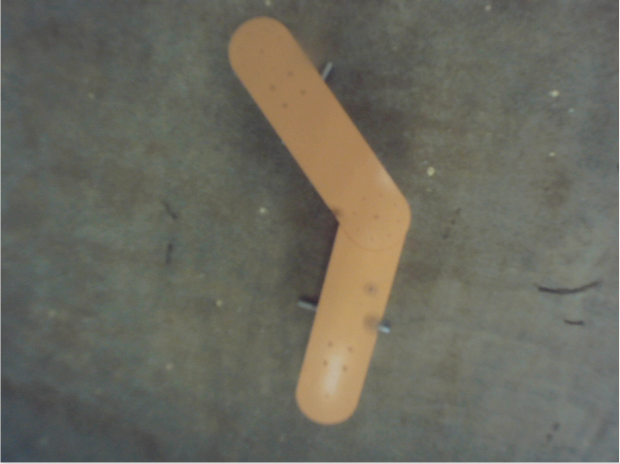
#> input picture test/data/path_bendy_full.png, 1239 x 927 px (shown at 1/2 size)
$ python test1.py   (older library calls are emulated)
#> lines starting #> are read from the running program, lines starting #| are printed output that depends on the picture; after the words box and inside, x2 and y2 are one past the last pixel; in counts of white or black regions, pixels touching at a corner belong together
### test/feature_detection.py
#!/usr/bin/env python

import numpy as np
import math
from collections import defaultdict
import cv2
import copy
from timeit import default_timer as timer

import icp
"""@package feature_detection
Object detection module using various feature detection algorithms.

Methods in this module use various pre-processing, processing, and filtering algorithms
to be able to detect more abstractly shaped objects e.g. gates, poles, sticks, etc.,
that may be difficult to detect using neural network based object detection methods.

By BenG @ Vortex NTNU, 2022
"""


class ImageFeatureProcessing(object):
    """Methods for processing of (matrix-like) image data.
    The methods here serve a variety of purposes such as colour filtering, binary data processing, and contour extraction.
    Needs instantiation with a (matrix) shape of the image that going to be manipulated.

    Params:
        image_shape (array-like [3]): Shape of the relevant image - height, width, channels.

    Attributes:
        image_shape (array-like [3]): Same as in the parameters. Is passed down to sub-classes.

    Methods:
        hsv_processor:              Takes a raw image and applies Hue-Saturation-Value filtering
        noise_removal_processor:    Applies various noise removal and morphism algorithms.
        contour_filtering:          Filters contours according to contour hierarchy and area.
        contour_processing:         Finds contours in a pre-processed image and filters them.
    """

    def __init__(self, image_shape, *args, **kwargs):
        self.image_shape = image_shape

        super(ImageFeatureProcessing, self).__init__(*args, **kwargs)

    def hsv_processor(
        self,
        original_image,
        hsv_hue_min,
        hsv_hue_max,
        hsv_sat_min,
        hsv_sat_max,
        hsv_val_min,
        hsv_val_max,
    ):
        """Takes a raw image and applies Hue-Saturation-Value filtering.

        Params:
            original_image      (cv2::Mat)  : An image with BGRA channels.
            hsv_hue_min         (uint8)     : Lower bound for hue filtering. Range: 0-179.
            hsv_hue_max         (uint8)     : Upper bound for hue filtering. Range: 0-179.
            hsv_sat_min         (uint8)     : Lower bound for saturation filtering. Range: 0-255.
            hsv_sat_max         (uint8)     : Upper bound for saturation filtering. Range: 0-255.
            hsv_val_min         (uint8)     : Lower bound for value filtering. Range: 0-255.
            hsv_val_max         (uint8)     : Upper bound for value filtering. Range: 0-255.

        Returns:
            hsv_img                 (cv2::Mat)  : original_image converted into HSV color space.
            hsv_mask                (cv2::Mat)  : Array of x, y points for binary pixels that were filtered by the HSV params.
            hsv_mask_validation_img (cv2::Mat)  : original_image with applied hsv_mask.
        """
        orig_img_cp = copy.deepcopy(original_image)

        hsv_img = cv2.cvtColor(original_image, cv2.COLOR_BGR2HSV)

        hsv_lower = np.array([hsv_hue_min, hsv_sat_min, hsv_val_min])
        hsv_upper = np.array([hsv_hue_max, hsv_sat_max, hsv_val_max])

        hsv_mask = cv2.inRange(hsv_img, hsv_lower, hsv_upper)
        hsv_mask_validation_img = cv2.bitwise_and(
            orig_img_cp, orig_img_cp, mask=hsv_mask)  # Applies mask

        return hsv_img, hsv_mask, hsv_mask_validation_img

    # [344 lines left out: functions noise_removal_processor, contour_filtering, contour_variance_filtering, biggest_contour_inds, contour_processing, not called in this run]


class PointsProcessing(object):
    """Methods for processing, filtering, fitting, and otherwise manipulating of 2D point-type data.
    The main purpose of this class is to provide point-based detection and classification algorithms for a 2D environment.

    Params:
        len_of_integral_binary_resetter (uint8)             : {default=5} Number of steps in the binary integral reference point resetter.
        icp_ref_points                  (A[N][2, uint16])   : {default=[[449, 341], [845, 496], [690, 331]]} Initial reference points for the point fitting algorithm.

    Attributes:
        points_processing_image_shape   (array-like [3])                            : Shape of the image to be drawn with point visualization - height, width, channels.
        integral_diff_values_arr        (A[len_of_integral_binary_resetter, uint16]): List of delta distances between delta times used for the binary integral resetter.
        integral_diff_values_arr_len    (uint8)                                     : Member variable copy of the 'len_of_integral_binary_resetter' parameter.
        prev_closest_points             (A[len(icp_ref_points)][2, uint8])          : List of closest points from the previous timestep with length N according to how many reference points there are.
        prev_closest_points_dsts        (A[len(icp_ref_points)][float16])           : List of closest point distances from the previous timestep.
        ref_points_icp_fitting_base     (A[N][2, uint16])                           : Member variable copy of the 'icp_ref_points' parameter. This variable stays static for the duration of the runtime.
                                                                                      Is used as a fallback reference using the binary integral resetter.
        ref_points_icp_fitting          (A[N][2, uint16])                           : Dynamic reference points list. Used as argument in the ICP, recursively iterated using the I2RCP.

    Methods:
        icp_fitting                 : Applies iterative closest points (ICP) algorithm given a set of N reference points and a set of M points to be fitted, where N<=M.
        point_distances             : Finds distances from every point in array A to every point in array B.
        euclidian_closest_point     : (ECD) Brute-force algorithm to find the closest point and its euclidian distance for every point in array A in comparison to every point in array B.
        duplicate_point_filter      : (DPF) Finds if there are multiple points in set A that have the same point in set B as their closest points.
                                      The point 'a' with the smallest distance will be left with their actual closest point, whilst the other(s) will have their previous closest point(s).
        point_thresholding          : Binary Integral Derivative (BID) controller. Checks for point position deltas - if delta is too huge, point will take its previous step value.
                                      Gathers integral sum of position deltas over N previous steps - if the sum delta is too huge, resets the initial reference points.
        reference_points_iteration  : Iterates the reference points array with new values.
        fitted_point_filtering      : (FPF) Wrapper function for ECD, DPF, and BID. Delays the closest points and distances by one step.
        i2rcp                       : Intra-Iterative Recursive Closest Point (I2RCP) - an algorithm for optimal point fitting using ICP as the base, but also applying ECD, DPF, and BID serially.
                                      The algorithm: I2RCP := ICP -> ECD -> DPF -> BID -> ref. pts. iteration -> delay (z^-1) -> loop (ICP)
        points_processing_reset     : Resets the current reference points to the base (initial) reference points.
    """

    # [357 lines left out: functions __init__, icp_fitting, point_distances, euclidian_closest_point, duplicate_point_filter, point_thresholding and 4 more, not called in this run]


class ShapeProcessing(object):
    """Processing of 2D shapes and contours in the form of array-like objects.

    Methods:
        shape_fitting           : Fit least area rectangles onto contours.
        line_fitting            : Fit lines onto countours through their centers going alongside moment direction.
        corner_detection        : Fit corners onto a line fitted image with blank background.
        get_contour_from_rect   : Reshape a rectangle which is defined by 4 corners into a contour.
        does_ctr_contain_point  : Check if a point is contained within the boundaries of a contour.
        get_relevant_rects      : Return rectangles which have at least one point from the parameter array within their boundaries.
        get_all_points_in_rects : Return all of the point coordinates within boundaries of rectangles. Can return element-wise decimated coordinate array.
        rect_filtering          : Return pixel values of contained within the rectangles which encompass at least one of the points in the parameter point array.
    """

    def __init__(self, *args, **kwargs):
        self.shape_processing_image_shape = (720, 1280, 4)
        super(ShapeProcessing, self).__init__(*args, **kwargs)

    # [389 lines left out: functions shape_fitting, line_fitting, corner_detection, get_contour_from_rect, does_ctr_contain_point, get_relevant_rects and 2 more, not called in this run]


class FeatureDetection(ImageFeatureProcessing, PointsProcessing,
                       ShapeProcessing):
    """Algorithms for feature-processing-based object detection and classification."""

    # [208 lines left out: functions __init__, feature_detection, bounding_box_processor, classification, not called in this run]

### test/test_RANSAC.py
from copy import copy
import numpy as np

rng = np.random.RandomState(123)


class RANSAC:

    def __init__(self, n, k, t, d, model=None, loss=None, metric=None):
        self.n = n  # `n`: Minimum number of data points to estimate parameters
        self.k = k  # `k`: Maximum iterations allowed
        self.t = t  # `t`: Threshold value to determine if points are fit well
        self.d = d  # `d`: Number of close data points required to assert model fits well
        self.model = model  # `model`: class implementing `fit` and `predict`
        self.loss = loss  # `loss`: function of `y_true` and `y_pred` that returns a vector
        self.metric = metric  # `metric`: function of `y_true` and `y_pred` and returns a float
        self.best_fit = None
        self.best_error = np.inf
        self.points = None

    def fit(self, X, y):
        for _ in range(self.k):  #while a == False or i > self.k:
            ids = rng.permutation(X.shape[0])

            maybe_inliers = ids[:self.n]
            maybe_model = copy(self.model).fit(X[maybe_inliers],
                                               y[maybe_inliers])

            thresholded = (self.loss(y[ids][self.n:],
                                     maybe_model.predict(X[ids][self.n:]))
                           < self.t)

            inlier_ids = ids[self.n:][np.flatnonzero(thresholded).flatten()]

            if inlier_ids.size > self.d:
                inlier_points = np.hstack([maybe_inliers, inlier_ids])
                better_model = copy(self.model).fit(X[inlier_points],
                                                    y[inlier_points])

                this_error = self.metric(
                    y[inlier_points], better_model.predict(X[inlier_points]))

                if this_error < self.best_error:
                    self.points = inlier_points
                    self.best_error = this_error
                    self.best_fit = maybe_model

        return self

    def predict(self, X):
        return self.best_fit.predict(X)


class LinearRegressor:

    def __init__(self):
        self.params = None

    def fit(self, X, y):
        r, _ = X.shape
        X = np.hstack([np.ones((r, 1)), X])
        self.params = np.dot(np.linalg.inv(np.dot(X.T, X)), np.dot(X.T, y))
        return self

    def predict(self, X):
        r, _ = X.shape
        X = np.hstack([np.ones((r, 1)), X])
        return np.dot(X, self.params)

### test/test1.py
import cv2 as cv
import numpy as np
import matplotlib.pyplot as plt
from test_RANSAC import RANSAC, LinearRegressor

from feature_detection import ImageFeatureProcessing as ifp
from sympy import symbols, Eq, solve

img = cv.imread("./data/path_bendy_full.png")
#> img is the input picture: shape (927, 1239, 3); mean B, G, R 93.7, 105, 106.2
img_rgb = cv.cvtColor(img, cv.COLOR_BGR2RGB)

plt.figure(1, figsize=(10, 10))
plt.imshow(img_rgb)

x = ifp(img)

hsv_hue_min = 5
hsv_hue_max = 55
hsv_sat_min = 5
hsv_sat_max = 55
hsv_val_min = 5
hsv_val_max = 55

img2, a, b = x.hsv_processor(img, hsv_hue_min, hsv_hue_max, hsv_sat_min,
                             hsv_sat_max, hsv_val_min, hsv_val_max)
#> in hsv_processor, `hsv_img = cv2.cvtColor(original_image, cv2.COLOR_BGR2HSV)`: hsv_img: shape (927, 1239, 3); mean H, S, V 42.1, 32.2, 108.8
#> in hsv_processor, `hsv_mask = cv2.inRange(hsv_img, hsv_lower, hsv_upper)`: hsv_mask: shape (927, 1239); every value is 0
#> in hsv_processor, `hsv_mask_validation_img = cv2.bitwise_and( orig_img_cp, orig_img_cp, m..`: hsv_mask_validation_img: shape (927, 1239, 3); every value is 0

#img2_rgb = cv.cvtColor(img2, cv.COLOR_BGR2RGB)

imgray = cv.cvtColor(img2, cv.COLOR_BGR2GRAY)
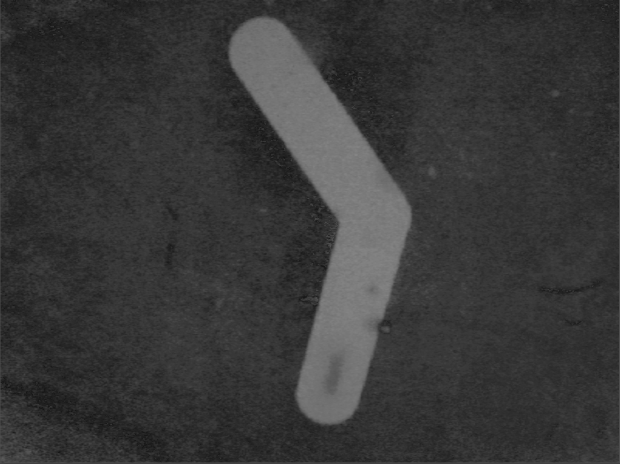
#> imgray: shape (927, 1239) (shown at 1/2 size); min 16, max 135, mean 56.2
ret, thresh = cv.threshold(imgray, 127, 230, 0)
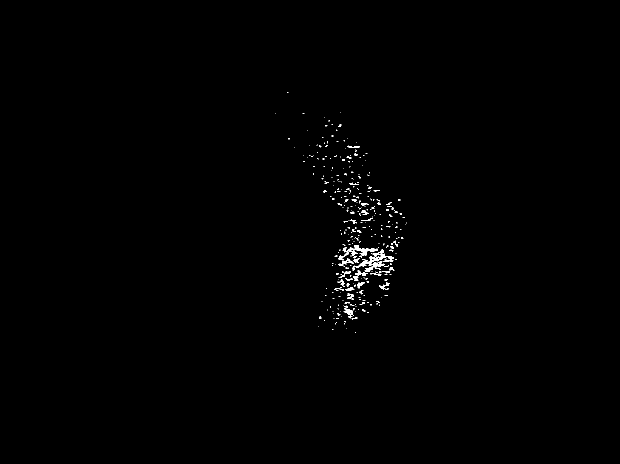
#> thresh: shape (927, 1239) (shown at 1/2 size); values 0 (black) and 230 (white), 0.45% white; 337 white regions (290 under 20 px)
im2, contours, hierarchy = cv.findContours(thresh, cv.RETR_TREE,
                                           cv.CHAIN_APPROX_SIMPLE)
#> contours = 349 contours, 324 with area under 20; largest, box (x1, y1, x2, y2) and area: (704, 499, 788, 543) 759, (694, 490, 756, 512) 380, (687, 617, 706, 637) 128, (676, 495, 697, 521) 100, (676, 517, 708, 532) 100

#vx, vy, x0, y0 = cv2.fitLine(img2, cv2.DIST_L2, 0, 0.1, 0.1)
plt.figure(2, figsize=(10, 10))
plt.imshow(im2, cmap=plt.cm.gray)

# Convert the image to a set of 2D points
points = np.argwhere(im2 > 220)
#> points = 5157 pairs, first value 184 to 664, second value 550 to 813
X = points[:, 0].reshape(-1, 1)
#> X = 5157 values from 184 to 664
y = points[:, 1].reshape(-1, 1)
#> y = 5157 values, max 813 at index 1320, min 550 at index 4, mean 721.6

#print(points)
plt.figure(3, figsize=(10, 10))
plt.axis('equal')
plt.xlim = (0, 1239)
plt.ylim = (0, 927)
plt.scatter(X, y)


# ------ RANSAC wikipedia
def square_error_loss(y_true, y_pred):
    return (y_true - y_pred)**2


def mean_square_error(y_true, y_pred):
    return np.sum(square_error_loss(y_true, y_pred)) / y_true.shape[0]


n = 10
k = 1000
t = 500
d = np.size(points) / 6
#> d = 1719
regressor = RANSAC(n,
                   k,
                   t,
                   d,
                   model=LinearRegressor(),
                   loss=square_error_loss,
                   metric=mean_square_error)

#X = np.array([-0.848,-0.800,-0.704,-0.632,-0.488,-0.472,-0.368,-0.336,-0.280,-0.200,-0.00800,-0.0840,0.0240,0.100,0.124,0.148,0.232,0.236,0.324,0.356,0.368,0.440,0.512,0.548,0.660,0.640,0.712,0.752,0.776,0.880,0.920,0.944,-0.108,-0.168,-0.720,-0.784,-0.224,-0.604,-0.740,-0.0440,0.388,-0.0200,0.752,0.416,-0.0800,-0.348,0.988,0.776,0.680,0.880,-0.816,-0.424,-0.932,0.272,-0.556,-0.568,-0.600,-0.716,-0.796,-0.880,-0.972,-0.916,0.816,0.892,0.956,0.980,0.988,0.992,0.00400]).reshape(-1,1)
#y = np.array([-0.917,-0.833,-0.801,-0.665,-0.605,-0.545,-0.509,-0.433,-0.397,-0.281,-0.205,-0.169,-0.0531,-0.0651,0.0349,0.0829,0.0589,0.175,0.179,0.191,0.259,0.287,0.359,0.395,0.483,0.539,0.543,0.603,0.667,0.679,0.751,0.803,-0.265,-0.341,0.111,-0.113,0.547,0.791,0.551,0.347,0.975,0.943,-0.249,-0.769,-0.625,-0.861,-0.749,-0.945,-0.493,0.163,-0.469,0.0669,0.891,0.623,-0.609,-0.677,-0.721,-0.745,-0.885,-0.897,-0.969,-0.949,0.707,0.783,0.859,0.979,0.811,0.891,-0.137]).reshape(-1,1)

regressor.fit(X, y)
#> the loop in fit, `for _ in range(self.k):` made 1000 passes
#> (this_error, self.best_error) on passes 1, 3, 4: (158.9, 158.9), (155.5, 155.5), (141.9, 141.9)
#> this_error on passes 2, 5, 6, 7, 8, 9: 174.8, 155.8, 171.6, 158.1, 148.4, 165.3
#> after the loop in fit, `for _ in range(self.k):`: self.best_error = 130.6; self.points = 2249 values, max 5154 at index 1989, min 71 at index 340, mean 2705.8
a = regressor.points
#> a has the same summary as self.points in fit
plt.scatter(X[a], y[a])

# [8 lines of commented-out code are left out]

params = regressor.best_fit.params
#> params = [735.8, -0.0768]

line = np.linspace(0, 1239, num=100).reshape(-1, 1)
y = regressor.predict(line)
#> y = 100 values, max 735.8 at index 0, min 640.6 at index 99, mean 688.2
plt.plot(line, y, c="peru")

params = regressor.best_fit.params
alpha = float(params[1])
#> alpha = -0.0768
beta = float(params[0])
#> beta = 735.8
x, y = symbols('x y')

# [4 lines of commented-out code are left out]

y = alpha * x + beta

sol = solve(Eq(y, 0))
#> sol = 1 item
x0 = float(sol[0])
#> x0 = 9579.7
y0 = beta
#> y0 = 735.8
vx = 1
vy = alpha
#> vy = -0.0768

colin_vec = np.ravel(np.array((vx, vy)))
#> colin_vec = [1, -0.0768]
p0 = np.ravel(np.array((x0, y0)))
#> p0 = [9579.7, 735.8]

colin_vec = [colin_vec[0], colin_vec[1], 0]
#> colin_vec = [1, -0.0768, 0]
p0 = [p0[0], p0[1], 0]
#> p0 = [9579.7, 735.8, 0]

print('params:', params)
#| params: [[ 7.35766812e+02]
#|  [-7.68046166e-02]]

plt.show()
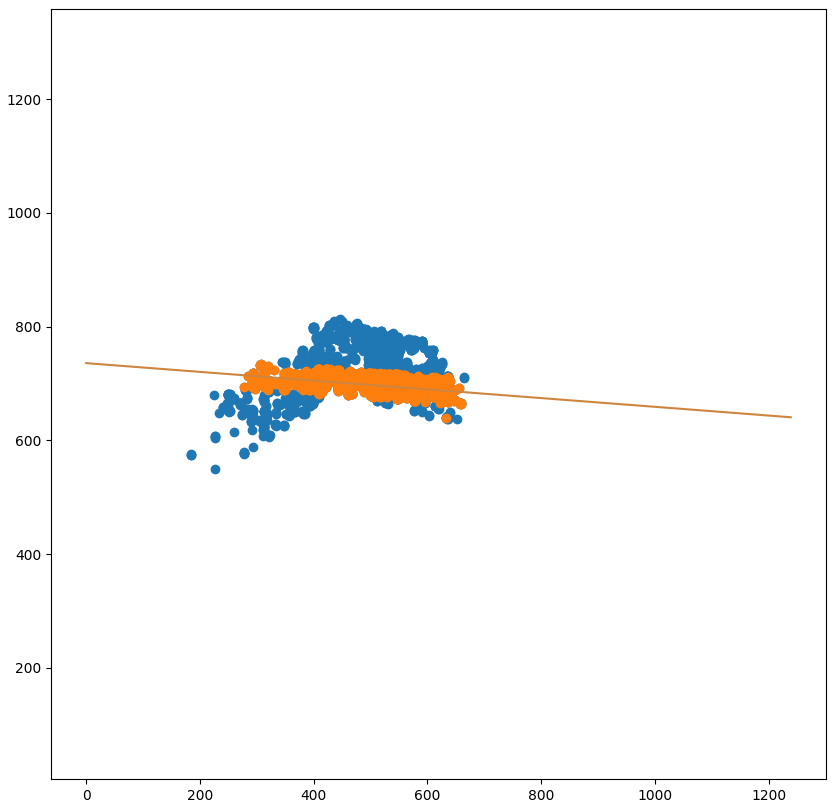
#> figure drawn by matplotlib, 1 panel; curve peaks at x = 0, y = 735.8
